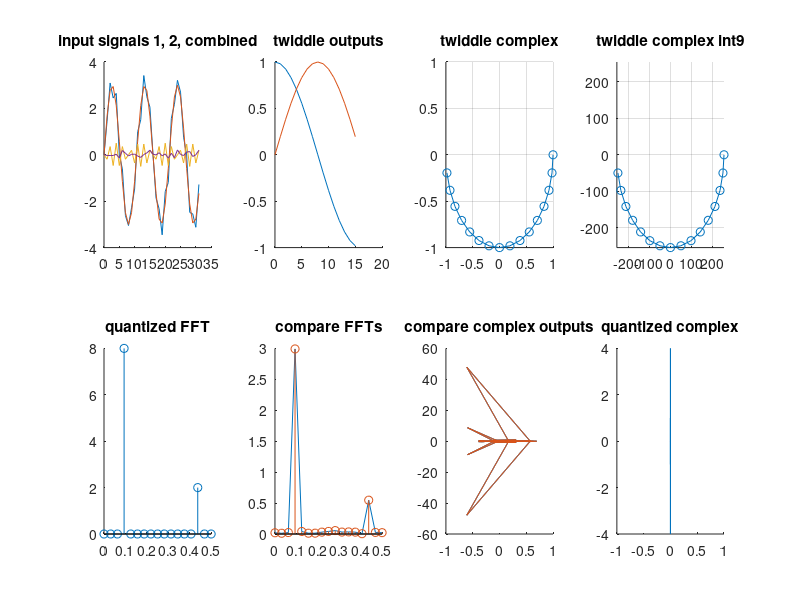

Reproduce this figure in MATLAB.
close all;

sample_exp = 5;
N = 2^sample_exp;
data_width = 8;
t = 0:1:N-1;
t2 = 0:1:N/2 - 1;

carrier_amp = 3;
sample1 = carrier_amp*sin(2*pi*3*t/N);
sample2 = (1/2)*sin(2*pi*50*(t/N));
noise_multi = .1;
noise = noise_multi*randn(size(t));

signal = sample1+sample2+noise;

freq_multi = ones(1, N/2+1)*2;
freq_multi(1) = 1;
freq_multi(end) = 1;

subplot(2,4,1);
title('input signals 1, 2, combined');
hold on;
plot(t,signal);
plot(t,sample1);
plot(t,sample2);
plot(t,noise);

#legend('signal','sample1','sample2','noise');
hold off;

#==============================================================================

# BEGIN built in FFT (sanity check)

Y = fft(signal);
P2 = abs(Y/N);
P1 = P2(1:N/2+1);
P1 = P1 .* freq_multi;

f = (0:(N/2))/N;


# END built in FFT (sanity check)
#==============================================================================
# BEGIN custom FFT

pkg load signal;

# this is super easy in FPGA, no need to do it manually here
decomp_samples = bitrevorder(signal);
real_samples = decomp_samples;
imaginary_samples = zeros(1, N);

complex_samples = decomp_samples - i*imaginary_samples;



# precompute sines and cosines for twiddle factors
#twiddle_cosine = cos(2*pi*t2/N/2)
#twiddle_sine = sin(2*pi*t2/N/2)
#twiddle_complex = twiddle_cosine - i*twiddle_sine;
twiddle_cosine = ones(1,N/2-1);
twiddle_sine = zeros(1,N/2-1);
twiddle_complex = ones(1,N/2-1);
for m = 2:N/2
    twiddle_cosine(m) = cos(2*pi/N) * twiddle_cosine(m-1) - sin(2*pi/N) * twiddle_sine(m-1);
    twiddle_sine(m) = cos(2*pi/N) * twiddle_sine(m-1) + sin(2*pi/N) * twiddle_cosine(m-1);
end
twiddle_complex = twiddle_cosine - i*twiddle_sine;

subplot(2,4,2);
title('twiddle outputs');
hold on;
plot(t2,twiddle_cosine);
plot(t2,twiddle_sine);
#plot(twiddle_complex);

#legend('twiddle cosine','twiddle sine');
hold off;

subplot(2,4,3);
title('twiddle complex');
hold on;
plot(twiddle_complex, '-o');
axis([-1 1 -1 1]);
grid on;
hold off;

real_output = real_samples;
imag_output = imaginary_samples;


# iterate through each stage in the frequency synthesis process
# number of stages = log2(N) (e.g. 5 stages for N = 32)
for stage = 1:sample_exp
    DFT_cnt = N/(2^stage);
    # iterate through each sub-DFT
    twiddle_index_step = N/2^(stage);
    output = ['stage: ', num2str(stage)];
    disp(output);
    for DFT = 1:DFT_cnt
        # iterate through each butterfly
        # number of butterflies per DFT increasese with the stage number but the total remains the same (N/2)
        output = ['DFT: ', num2str(DFT)];
        disp(output);
        for butterfly = 1:(2^(stage - 1))
            # reference index for stage 1: 1, 3, 5, 7; stage 2: 1, 2, 5, 6, stage 3: 1, 2, 3, 4; matlab index start at 1
            index_ref = butterfly + (DFT - 1) * 2^(stage);
            index_other = index_ref + 2^(stage - 1);
            twiddle_index = (butterfly - 1) * twiddle_index_step + 1;
            
            # calc intermediate product of sample 2 and twiddle factor
            real_temp = real_output(index_other) * twiddle_cosine(twiddle_index) + imag_output(index_other) * twiddle_sine(twiddle_index);
            imag_temp = imag_output(index_other) * twiddle_cosine(twiddle_index) - real_output(index_other) * twiddle_sine(twiddle_index);

            # calc final sum of sample 2
            real_output(index_other) = real_output(index_ref) - real_temp;
            imag_output(index_other) = imag_output(index_ref) - imag_temp;
            
            # calc final sum of sample 1
            real_output(index_ref) = real_output(index_ref) + real_temp;
            imag_output(index_ref) = imag_output(index_ref) + imag_temp;
            
            output = ['i_ref ', num2str(index_ref), ', o_ref ', num2str(index_other), ', t_index ', num2str(twiddle_index)];
            disp(output);
        end
    end
end

# END custom FFT
#==============================================================================
# quantized FFT

twiddle_cos_quant = int32(round((twiddle_cosine) * (2^(data_width)-1)));
twiddle_sin_quant = int32(round((twiddle_sine) * (2^(data_width)-1)));

subplot(2,4,4);
title('twiddle complex int9');
hold on;
plot(twiddle_cos_quant, -twiddle_sin_quant, '-o');
#plot(t2, twiddle_cos_quant);
#plot(t2, twiddle_sin_quant);
a_limit = max(max(abs(twiddle_cos_quant)),max(abs(twiddle_sin_quant)));
axis([-a_limit a_limit -a_limit a_limit]);
grid on;
hold off;

real_output_quant = int32(round((real_samples/carrier_amp)*(2^data_width-1)));
imag_output_quant = int32(round(imaginary_samples*(2^data_width-1)));

diary on;
for stage = 1:sample_exp
    DFT_cnt = N/(2^stage);
    # iterate through each sub-DFT
    twiddle_index_step = N/2^(stage);
    output = ['stage_q: ', num2str(stage)];
    disp(output);
    for DFT = 1:DFT_cnt
        # iterate through each butterfly
        # number of butterflies per DFT increasese with the stage number but the total remains the same: N/2
        output = ['DFT_q: ', num2str(DFT)];
        disp(output);
        for butterfly = 1:(2^(stage - 1))
            # reference index for stage 1: 1, 3, 5, 7; stage 2: 1, 2, 5, 6, stage 3: 1, 2, 3, 4
            index_ref = butterfly + (DFT - 1) * 2^(stage);
            index_other = index_ref + 2^(stage - 1);
            twiddle_index = (butterfly - 1) * twiddle_index_step + 1;
            
            output = ['quant: i_ref ', num2str(index_ref), ', o_ref ', num2str(index_other), ', t_index ', num2str(twiddle_index)];
            disp(output);
            #output = ['ref: ',num2str(complex(real_output_quant(index_ref), imag_output_quant(index_ref))),', other: ',num2str(complex(real_output_quant(index_other), imag_output_quant(index_other))),', twiddle: ',num2str(complex(twiddle_cos_quant(twiddle_index), twiddle_sin_quant(twiddle_index)))];
            #disp(output);
            # calc intermediate product of sample 2 and twiddle factor
            real_temp = floor(((real_output_quant(index_other) * twiddle_cos_quant(twiddle_index)) + (imag_output_quant(index_other) * twiddle_sin_quant(twiddle_index)))/(2^(data_width)));
            imag_temp = floor(((imag_output_quant(index_other) * twiddle_cos_quant(twiddle_index)) - (real_output_quant(index_other) * twiddle_sin_quant(twiddle_index)))/(2^(data_width)));

            output = [num2str(real_temp),' = ',num2str(real_output_quant(index_other)),' * ',num2str(twiddle_cos_quant(twiddle_index)),' + ',num2str(imag_output_quant(index_other)),' * ',num2str(twiddle_sin_quant(twiddle_index))];
            disp(output);
            output = [num2str(imag_temp),' = ',num2str(imag_output_quant(index_other)),' * ',num2str(twiddle_cos_quant(twiddle_index)),' - ',num2str(real_output_quant(index_other)),' * ',num2str(twiddle_sin_quant(twiddle_index))];
            disp(output);

            # calc final sum of sample 2
            real_output_quant(index_other) = floor((real_output_quant(index_ref) - real_temp)/4);
            imag_output_quant(index_other) = floor((imag_output_quant(index_ref) - imag_temp)/4);

            output = [num2str(complex(real_output_quant(index_other), imag_output_quant(index_other))),' = ',num2str(complex(real_output_quant(index_ref), imag_output_quant(index_ref))),' - ',num2str(complex(real_temp, imag_temp))];
            disp(output);
            
            # calc final sum of sample 1
            real_temp2 = floor((real_output_quant(index_ref) + real_temp)/4);
            imag_temp2 = floor((imag_output_quant(index_ref) + imag_temp)/4);

            output = [num2str(complex(real_temp2, imag_temp2)),' = ',num2str(complex(real_output_quant(index_ref), imag_output_quant(index_ref))),' + ',num2str(complex(real_temp, imag_temp))];
            disp(output);

            real_output_quant(index_ref) = real_temp2;
            imag_output_quant(index_ref) = imag_temp2;
            
            #output = ['quant: i_ref ', num2str(index_ref), ', o_ref ', num2str(index_other), ', t_index ', num2str(twiddle_index),' = ', num2str(complex(real_output_quant(index_ref), imag_output_quant(index_ref))), '; ', num2str(complex(real_output_quant(index_other), imag_output_quant(index_other)))];
            #disp(output);
        end
    end
end
diary off;

# END quantized FFT
#==============================================================================
# compare FFT outputs
complex_synth = real_output + i*imag_output;
myP2 = abs(complex_synth/N);
myP1 = myP2(1:N/2+1);
myP1 = myP1 .* freq_multi;

complex_synth_quant = complex(real_output_quant, imag_output_quant);
myP2_quant = uint32(hypot(real_output_quant, imag_output_quant));#/(data_width));
myP1_quant = myP2_quant(1:N/2+1);
myP1_quant = myP1_quant .* freq_multi;

#==============================================================================
subplot(2,4,5);
title('quantized FFT');
hold on;

stem(f, myP1_quant);
hold off;
#==============================================================================
subplot(2,4,6);
title('compare FFTs');
hold on;
#plot(f, decomp_samples(1:N/2+1));
#plot(f, imaginary_samples(1:N/2+1));
plot(f, P1);
stem(f, myP1);

#legend('Matlab FFT','my FFT','my FFT quant');
hold off;
#==============================================================================
#subplot(2,4,7);
#title('FFT error');
#hold on;
#plot(f, P1 - myP1);
#hold off;
#==============================================================================
subplot(2,4,7);
title('compare complex outputs');
hold on;
plot(Y);
plot(complex_synth);
hold off;
#==============================================================================
subplot(2,4,8);
title('quantized complex');
hold on;

plot(complex_synth_quant);

#legend('Matlab FFT', 'My FFT');
hold off;

# END custom FFT
